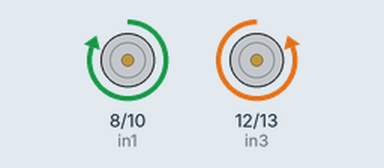
Recording of a sketch running on a simulated Arduino Uno, built with avr-gcc and run on an emulated ATmega328P. Shown: motor-driver pin pairs drawn as motors (green arrow = first pin HIGH = forward, orange = second pin HIGH = backward, longer = more drive, scaled by the enable pin).

Above: at 0.5 s.
At 2.0 s:
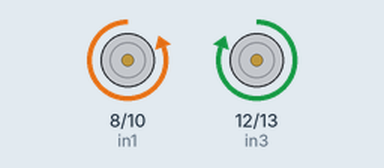
At 3.5 s:
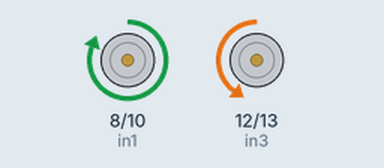
At 6.2 s:
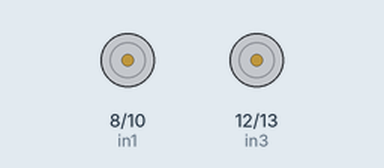
Timing chart, 0 to 9.1 s (numbered marks = the images above):
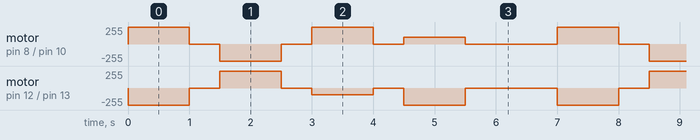

Measured:
- by itself, motor on pin 8 (in1) / pin 10 (in2): repeats every 7.0 s: stopped 0.50 s, backward 255/255 1.0 s, stopped 0.50 s, forward 255/255 1.0 s, stopped 0.50 s, forward 100/255 1.0 s, stopped 1.5 s, forward 255/255 1.0 s
- by itself, motor on pin 12 (in3) / pin 13 (in4): repeats every 7.0 s: stopped 0.50 s, forward 255/255 1.0 s, stopped 0.50 s, backward 100/255 1.0 s, stopped 0.50 s, backward 255/255 1.0 s, stopped 1.5 s, backward 255/255 1.0 s

The sketch:

L298N_Driver_Motor_PWM.ino
```cpp
int pwm1 = 9;
int in1 = 8;
int in2 = 10;
int in3 = 12;
int in4 = 13;
int pwm2 = 11;

void setup() {
  pinMode(pwm1,OUTPUT);
  pinMode(in1,OUTPUT);
  pinMode(in2,OUTPUT);
  pinMode(in3,OUTPUT);
  pinMode(in4,OUTPUT);
  pinMode(pwm2,OUTPUT);
}

void loop() {
 maju(255);
 delay(1000);
 berhenti();
 delay(500);
 mundur(255);
 delay(1000);
 berhenti();
 delay(500);
 kanan(255, 100);
 delay(1000);
 berhenti();
 delay(500);
 kiri(100, 255);
 delay(1000);
 berhenti();
 delay(1500);
}

void mundur(int spdmundur){
  digitalWrite(in1,LOW);
  digitalWrite(in2,HIGH);

  digitalWrite(in4,LOW);
  digitalWrite(in3,HIGH);

  analogWrite(pwm1, spdmundur);
  analogWrite(pwm2, spdmundur);
}
void maju(int spdmaju){
  digitalWrite(in1,HIGH);
  digitalWrite(in2,LOW);

  digitalWrite(in4,HIGH);
  digitalWrite(in3,LOW);

  analogWrite(pwm1, spdmaju);
  analogWrite(pwm2, spdmaju);
}
void kanan(int spdkir, int spdkan){
  digitalWrite(in1,HIGH);
  digitalWrite(in2,LOW);

  digitalWrite(in4,HIGH);
  digitalWrite(in3,LOW);

  analogWrite(pwm1, spdkir);
  analogWrite(pwm2, spdkan);
}
void kiri(int spdkir2, int spdkan2){
  digitalWrite(in1,HIGH);
  digitalWrite(in2,LOW);

  digitalWrite(in4,HIGH);
  digitalWrite(in3,LOW);

  analogWrite(pwm1, spdkir2);
  analogWrite(pwm2, spdkan2);
}
void berhenti(){
  digitalWrite(in1,LOW);
  digitalWrite(in2,LOW);
  digitalWrite(in4,LOW);
  digitalWrite(in3,LOW);

  analogWrite(pwm1, 0);
  analogWrite(pwm2, 0);
}
```
